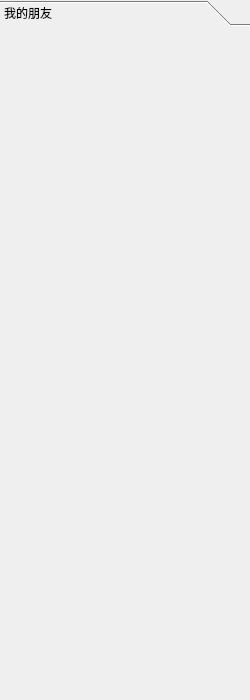
<?xml version="1.0" encoding="UTF-8"?>
<ui version="4.0">
 <class>DialogList</class>
 <widget class="QWidget" name="DialogList">
  <property name="geometry">
   <rect>
    <x>0</x>
    <y>0</y>
    <width>250</width>
    <height>700</height>
   </rect>
  </property>
  <property name="windowTitle">
   <string>Form</string>
  </property>
  <layout class="QVBoxLayout" name="verticalLayout">
   <property name="leftMargin">
    <number>0</number>
   </property>
   <property name="topMargin">
    <number>0</number>
   </property>
   <property name="rightMargin">
    <number>0</number>
   </property>
   <property name="bottomMargin">
    <number>0</number>
   </property>
   <item>
    <widget class="QToolBox" name="toolBox">
     <property name="currentIndex">
      <number>0</number>
     </property>
     <widget class="QWidget" name="page">
      <property name="geometry">
       <rect>
        <x>0</x>
        <y>0</y>
        <width>250</width>
        <height>674</height>
       </rect>
      </property>
      <attribute name="label">
       <string>我的朋友</string>
      </attribute>
      <layout class="QVBoxLayout" name="vLayout"/>
     </widget>
    </widget>
   </item>
  </layout>
 </widget>
 <resources/>
 <connections/>
</ui>
